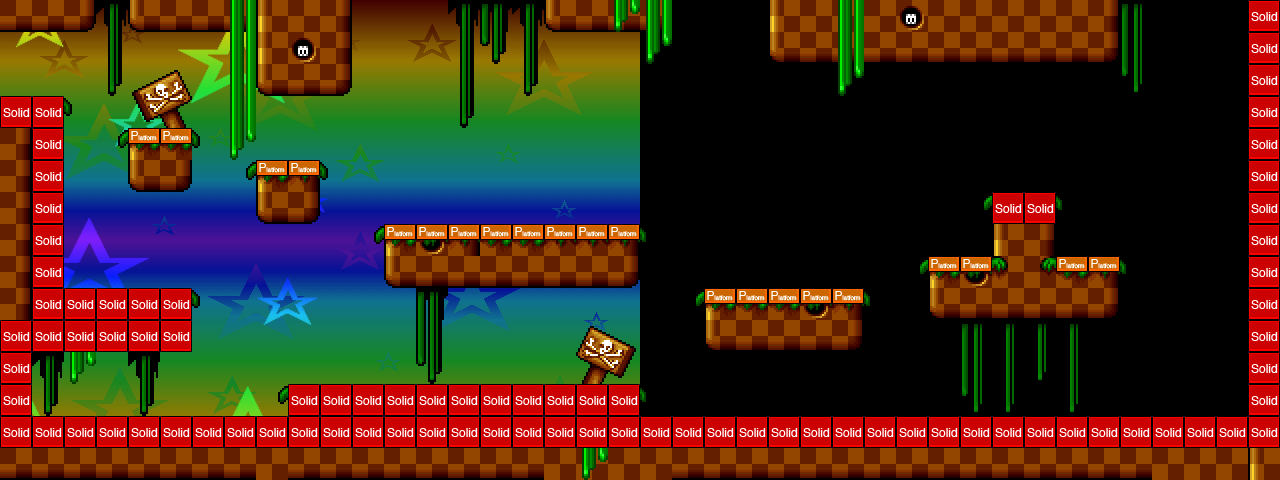

This game map was drawn from its Tiled (.tmx) file and the tilesets committed beside it. A one-line description and the trimmed map source follow:
An orthogonal 40x15 tile map with 32x32 px tiles, 3 tile layers (background, foreground, collision), 2 tilesets, 2 image layers and 15 objects (13x CoinEntity, EnemyEntity, mainPlayer).

<map version="1.0" orientation="orthogonal" width="40" height="15" tilewidth="32" tileheight="32">
 <tileset firstgid="1" name="area01_level_tiles" tilewidth="32" tileheight="32">
  <image source="../img/map/area01_level_tiles.png" width="640" height="241" />
 </tileset>
 <tileset firstgid="141" name="metatiles32x32" tilewidth="32" tileheight="32">
  <image source="../img/map/metatiles32x32.png" width="160" height="32" />
  <tile id="0">
   <properties>
    <property name="type" value="solid" />
   </properties>
  </tile>
  <tile id="1">
   <properties>
    <property name="type" value="platform" />
   </properties>
  </tile>
 </tileset>
 <imagelayer name="Parallax1" width="40" height="15">
  <image source="../img/area01_bkg0.png" />
  <properties>
   <property name="ratio" value="0.25" />
  </properties>
 </imagelayer>
 <imagelayer name="Parallax2" width="40" height="15">
  <image source="../img/area01_bkg1.png" />
  <properties>
   <property name="ratio" value="0.35" />
  </properties>
 </imagelayer>
 <layer name="background" width="40" height="15">
  <data>[600 cells, 279 non-empty, 33 distinct tile ids]</data>
 </layer>
 <objectgroup color="#ff0000" name="EnemyEntities" width="40" height="15">
  <object name="EnemyEntity" x="384" y="160" width="256" height="64">
   <properties>
    <property name="image" value="spinning_coin_gold" />
    <property name="spritewidth" value="32" />
   </properties>
  </object>
 </objectgroup>
 <objectgroup color="#00ff00" name="Entities" width="40" height="15">
  <object name="mainPlayer" x="32" y="32" width="32" height="64">
   <properties>
    <property name="image" value="gripe_run_right" />
    <property name="spritewidth" value="64" />
   </properties>
  </object>
  <object name="CoinEntity" x="416" y="192" width="32" height="32">
   <properties>
    <property name="image" value="spinning_coin_gold" />
    <property name="spritewidth" value="32" />
   </properties>
  </object>
  <object name="CoinEntity" x="96" y="256" width="32" height="32">
   <properties>
    <property name="image" value="spinning_coin_gold" />
    <property name="spritewidth" value="32" />
   </properties>
  </object>
  <object name="CoinEntity" x="288" y="128" width="32" height="32">
   <properties>
    <property name="image" value="spinning_coin_gold" />
    <property name="spritewidth" value="32" />
   </properties>
  </object>
  <object name="CoinEntity" x="128" y="96" width="32" height="32">
   <properties>
    <property name="image" value="spinning_coin_gold" />
    <property name="spritewidth" value="32" />
   </properties>
  </object>
  <object name="CoinEntity" x="992" y="160" width="32" height="32">
   <properties>
    <property name="image" value="spinning_coin_gold" />
    <property name="spritewidth" value="32" />
   </properties>
  </object>
  <object name="CoinEntity" x="1024" y="160" width="32" height="32">
   <properties>
    <property name="image" value="spinning_coin_gold" />
    <property name="spritewidth" value="32" />
   </properties>
  </object>
  <object name="CoinEntity" x="1088" y="384" width="32" height="32">
   <properties>
    <property name="image" value="spinning_coin_gold" />
    <property name="spritewidth" value="32" />
   </properties>
  </object>
  <object name="CoinEntity" x="800" y="256" width="32" height="32">
   <properties>
    <property name="image" value="spinning_coin_gold" />
    <property name="spritewidth" value="32" />
   </properties>
  </object>
  <object name="CoinEntity" x="736" y="256" width="32" height="32">
   <properties>
    <property name="image" value="spinning_coin_gold" />
    <property name="spritewidth" value="32" />
   </properties>
  </object>
  <object name="CoinEntity" x="320" y="352" width="32" height="32">
   <properties>
    <property name="image" value="spinning_coin_gold" />
    <property name="spritewidth" value="32" />
   </properties>
  </object>
  <object name="CoinEntity" x="384" y="352" width="32" height="32">
   <properties>
    <property name="image" value="spinning_coin_gold" />
    <property name="spritewidth" value="32" />
   </properties>
  </object>
  <object name="CoinEntity" x="448" y="352" width="32" height="32">
   <properties>
    <property name="image" value="spinning_coin_gold" />
    <property name="spritewidth" value="32" />
   </properties>
  </object>
  <object name="CoinEntity" x="512" y="352" width="32" height="32">
   <properties>
    <property name="image" value="spinning_coin_gold" />
    <property name="spritewidth" value="32" />
   </properties>
  </object>
 </objectgroup>
 <layer name="foreground" width="40" height="15">
  <data>[600 cells, 21 non-empty, 3 distinct tile ids]</data>
 </layer>
 <layer name="collision" width="40" height="15">
  <data>[600 cells, 107 non-empty, 2 distinct tile ids]</data>
 </layer>
</map>
